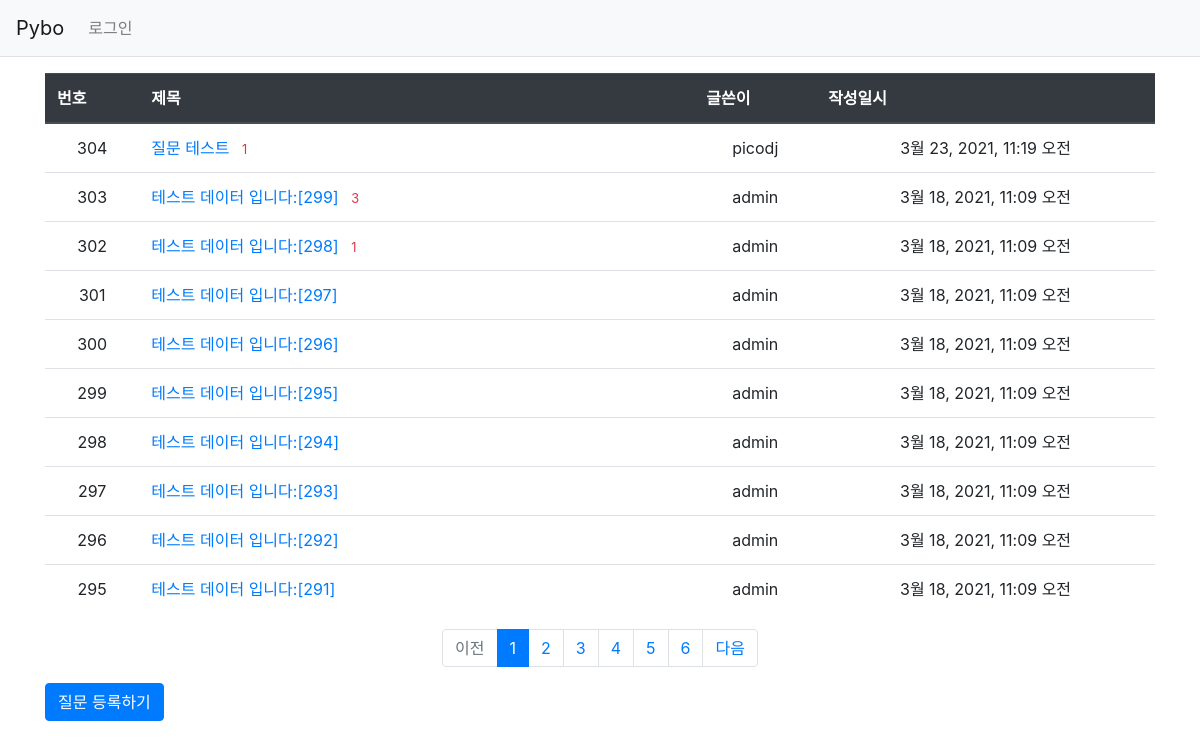
Screenshot of /pybo/ with the database file from the repository.
### pybo/models.py (models this page shows, shortened)
class Question(models.Model):
    subject = models.CharField(max_length=200)
    content = models.TextField()
    create_date = models.DateTimeField()
    author = models.ForeignKey(User, on_delete=models.CASCADE)

### pybo/views.py (the view)
# urls.py: path('', views.index, name='index'),
def index(request):
    page = request.GET.get('page', '1')
    question_list = Question.objects.order_by('-create_date')
    paginator = Paginator(question_list, 10)
    page_obj = paginator.get_page(page)
    context = {'question_list': page_obj}
    return render(request, 'pybo/question_list.html', context)

### pybo/templatetags/pybo_filter.py (called while the page is built)
@register.filter
def sub(value, arg):
    return value - arg

### templates/pybo/question_list.html
{% extends 'base.html' %}
{% load pybo_filter %}
{% block content %}
<div class="container my-3">
    <table class="table">
        <thead>
        <tr class="thead-dark">
            <th>번호</th>
            <th style="width:50%">제목</th>
            <th>글쓴이</th>
            <th>작성일시</th>
        </tr>
        </thead>
        <tbody>
        {% if question_list %}
        {% for question in question_list %}
        <tr class="text-center">
            <td>{{ question_list.paginator.count|sub:question_list.start_index|sub:forloop.counter0|add:1}}</td>
            <td class="text-left">
                <a href="{% url 'pybo:detail' question.id %}">{{ question.subject }}</a>
                {% if question.answer_set.count > 0 %}
                <span class="text-danger small ml-2">{{ question.answer_set.count }}</span>
                {% endif %}
            </td>
            <td>{{ question.author.username }}</td>
            <td>{{ question.create_date }}</td>
        </tr>
        {% endfor %}
        {% else %}
        <tr>
            <td colspan="3">질문이 없습니다.</td>
        </tr>
        {% endif %}
        </tbody>
    </table>
    <ul class="pagination justify-content-center">
        {% if question_list.has_previous %}
        <li class="page-item">
            <a class="page-link" href="?page={{ question_list.previous_page_number }}">이전</a>
        </li>
        {% else %}
        <li class="page-item disabled">
            <a class="page-link" tabindex="-1" aria-disabled="true" href="#">이전</a>
        </li>
        {% endif %}
        {% for page_number in question_list.paginator.page_range %}
        {% if page_number >= question_list.number|add:-5 and page_number <= question_list.number|add:5 %}
            {% if page_number == question_list.number %}
            <li class="page-item active" aria-current="page">
                <a class="page-link" href="?page={{ page_number }}">{{ page_number }}</a>
            </li>
            {% else %}
            <li class="page-item">
                <a class="page-link" href="?page={{ page_number }}">{{ page_number }}</a>
            </li>
            {% endif %}
        {% endif %}
        {% endfor %}
        {% if question_list.has_next %}
        <li class="page-item">
            <a class="page-link" href="?page={{ question_list.next_page_number }}">다음</a>
        </li>
        {% else %}
        <li class="page-item disabled">
            <a class="page-link" tabindex="-1" aria-disabled="true" href="#">다음</a>
        </li>
        {% endif %}
    </ul>
    <a href="{% url 'pybo:question_create' %}" class="btn btn-primary">질문 등록하기</a>
</div>
{% endblock %}

### templates/base.html (shortened to what this page needs)
{% load static %}
<!doctype html>
<html lang="ko">
<head>
    <link rel="stylesheet" type="text/css" href="{% static 'bootstrap.min.css' %}">
    <link rel="stylesheet" type="text/css" href="{% static 'style.css' %}">
</head>
<body>
{% include "navbar.html" %}
{% block content %}
{% endblock %}
</body>
</html>

### templates/navbar.html (shortened to what this page needs)
<nav class ="navbar navbar-expand-lg navbar-light bg-light border-bottom">
    <a class ="navbar-brand" href="{% url 'pybo:index' %}">Pybo</a>
    <div class ="collapse navbar-collapse flex-grow-0" id="navbarNav">
        <ul class="navbar-nav">
            <li class="nav-item">
                {% if user.is_authenticated %}
                <a class="nav-link" href="{% url 'common:logout' %}">{{ user.username }} (로그아웃)</a>
                {% else %}
                <a class="nav-link" href="{% url 'common:login' %}">로그인</a>
                {% endif %}
            </li>
        </ul>
    </div>
</nav>

### rows the page displays
Question: paginator.count|sub "304", subject "질문 테스트", answer_set.count "1", author.username "picodj", create_date "3월 23, 2021, 11:19 오전"
Question: paginator.count|sub "303", subject "테스트 데이터 입니다:[299]", answer_set.count "3", author.username "admin", create_date "3월 18, 2021, 11:09 오전"
Question: paginator.count|sub "302", subject "테스트 데이터 입니다:[298]", answer_set.count "1", author.username "admin", create_date "3월 18, 2021, 11:09 오전"
Question: paginator.count|sub "301", subject "테스트 데이터 입니다:[297]", author.username "admin", create_date "3월 18, 2021, 11:09 오전"
Question: paginator.count|sub "300", subject "테스트 데이터 입니다:[296]", author.username "admin", create_date "3월 18, 2021, 11:09 오전"
Question: paginator.count|sub "299", subject "테스트 데이터 입니다:[295]", author.username "admin", create_date "3월 18, 2021, 11:09 오전"
Question: paginator.count|sub "298", subject "테스트 데이터 입니다:[294]", author.username "admin", create_date "3월 18, 2021, 11:09 오전"
Question: paginator.count|sub "297", subject "테스트 데이터 입니다:[293]", author.username "admin", create_date "3월 18, 2021, 11:09 오전"
Question: paginator.count|sub "296", subject "테스트 데이터 입니다:[292]", author.username "admin", create_date "3월 18, 2021, 11:09 오전"
Question: paginator.count|sub "295", subject "테스트 데이터 입니다:[291]", author.username "admin", create_date "3월 18, 2021, 11:09 오전"

### other values shown
{{ page_number }} "1"
{{ page_number }} "2" "3" "4" "5" "6"
